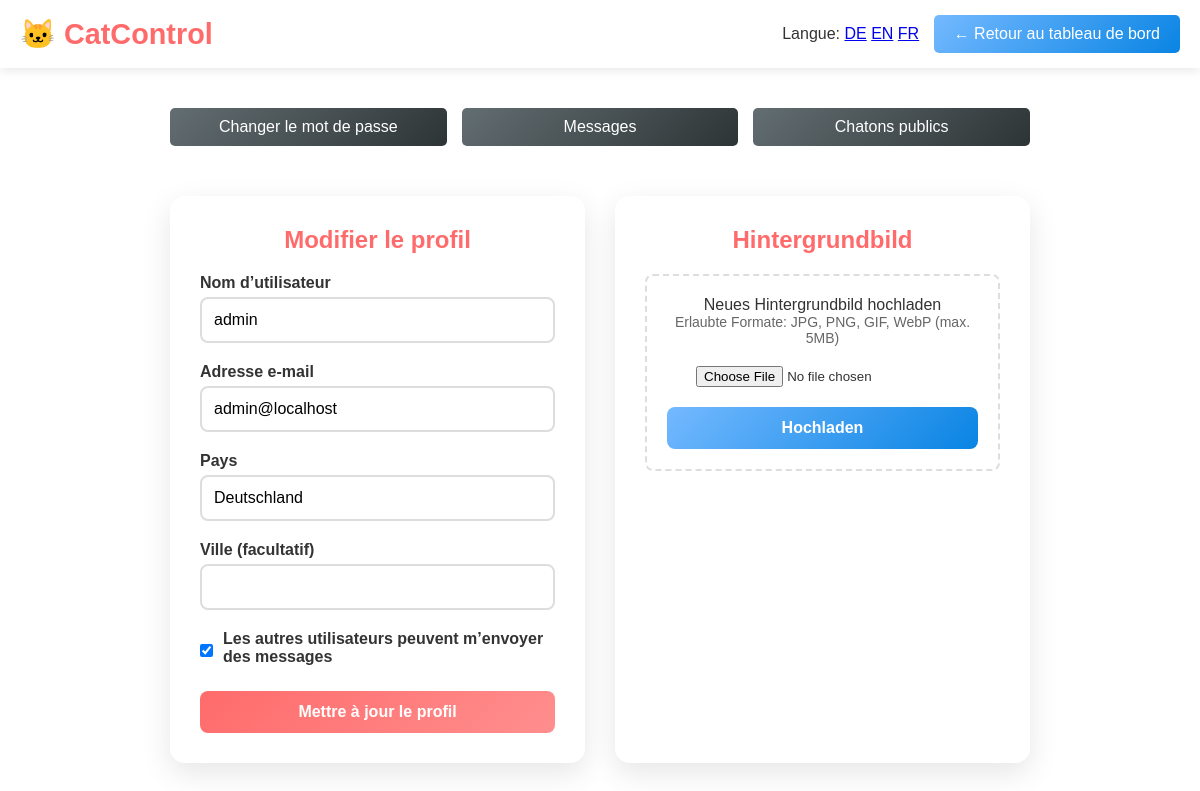
The app's page /profile.php?lang=fr (signed in) with its own data.
### tables this page shows
CREATE TABLE users (
    id INT AUTO_INCREMENT PRIMARY KEY,
    username VARCHAR(50) UNIQUE NOT NULL,
    email VARCHAR(100) UNIQUE NOT NULL,
    password_hash VARCHAR(255) NOT NULL,
    country VARCHAR(50) NOT NULL,
    city VARCHAR(100),
    allow_messages BOOLEAN DEFAULT TRUE,
    custom_background VARCHAR(255),
    created_at TIMESTAMP DEFAULT CURRENT_TIMESTAMP,
    updated_at TIMESTAMP DEFAULT CURRENT_TIMESTAMP ON UPDATE CURRENT_TIMESTAMP,
    first_login BOOLEAN DEFAULT FALSE,
    INDEX idx_username (username),
    INDEX idx_email (email)
);

### config/i18n.php (called while the page is built, shortened)
<?php
function i18n_current_lang(): string {
    return $_SESSION['lang'] ?? 'de';
}
function __(string $key, array $replacements = []): string {
    $dict = $GLOBALS['I18N_DICTIONARY'] ?? [];
    $value = $dict[$key] ?? $key;
    return $value;
}
function i18n_url_with_lang(string $lang): string {
    $supported = $GLOBALS['SUPPORTED_LANGS'];
    $scheme = (!empty($_SERVER['HTTPS']) && $_SERVER['HTTPS'] !== 'off') ? 'https' : 'http';
    $host = $_SERVER['HTTP_HOST'] ?? '';
    $uri = $_SERVER['REQUEST_URI'] ?? '/';
    $parts = parse_url($uri);
    $path = $parts['path'] ?? '/';
    $query = [];
    if (!empty($parts['query'])) {
        parse_str($parts['query'], $query);
    }
    $query['lang'] = $lang;
    $qs = http_build_query($query);
    return $scheme . '://' . $host . $path . ($qs ? ('?' . $qs) : '');
}

### config/database.php (called while the page is built)
<?php
return [
    'host' => 'db',
    'database' => 'catcontrol',
    'username' => 'phpuser',
    'password' => 'changeme123',
    'charset' => 'utf8mb4',
    'options' => [
        PDO::ATTR_ERRMODE => PDO::ERRMODE_EXCEPTION,
        PDO::ATTR_DEFAULT_FETCH_MODE => PDO::FETCH_ASSOC,
        PDO::ATTR_EMULATE_PREPARES => false,
    ],
    'smtp' => [
        'host' => '',
        'port' => 587,
        'username' => '',
        'password' => '',
        'encryption' => 'tls',
        'from_email' => 'admin@localhost',
        'from_name' => 'CatControl'
    ]
];

### classes/Database.php (called while the page is built, shortened)
<?php
class Database {
    private static $instance = null;
    private $pdo;
    private $config;
    private function __construct() {
        $this->config = require_once __DIR__ . '/../config/database.php';
    }
    public static function getInstance() {
        if (self::$instance === null) {
            self::$instance = new self();
        }
        return self::$instance;
    }
    private function connect() {
        try {
            $dsn = "mysql:host={$this->config['host']};dbname={$this->config['database']};charset={$this->config['charset']}";
            $this->pdo = new PDO($dsn, $this->config['username'], $this->config['password'], $this->config['options']);
        } catch (PDOException $e) {
            die("Database connection failed: " . $e->getMessage());
        }
    }
    public function query($sql, $params = []) {
        try {
            $stmt = $this->pdo->prepare($sql);
            $stmt->execute($params);
            return $stmt;
        } catch (PDOException $e) {
            error_log("Database query error: " . $e->getMessage());
            throw $e;
        }
    }
    public function fetch($sql, $params = []) {
        $stmt = $this->query($sql, $params);
        return $stmt->fetch();
    }
}

### classes/User.php (called while the page is built, shortened)
<?php
require_once __DIR__ . '/Database.php';
class User {
    private $db;
    public function __construct() {
        $this->db = Database::getInstance();
    }
    public function isLoggedIn() {
        return isset($_SESSION['user_id']);
    }
    public function getCurrentUser() {
        return $this->getUserById($_SESSION['user_id']);
    }
    public function getUserById($id) {
        $sql = "SELECT * FROM users WHERE id = ?";
        return $this->db->fetch($sql, [$id]);
    }
}

### profile.php (the view, shortened to what this page needs)
<?php
require_once 'config/i18n.php';
require_once 'classes/User.php';
$userService = new User();
$currentUser = $userService->getCurrentUser();
?>
<!DOCTYPE html>
<html lang="<?= htmlspecialchars(i18n_current_lang()) ?>">
<head>
</head>
<body>
    <header class="header">
        <div class="logo">🐱 <?= __('app.name') ?></div>
        <div>
            <span style="margin-right:10px;">
                <?= __('menu.language') ?>:
                <a href="<?= i18n_url_with_lang('de') ?>">DE</a>
                <a href="<?= i18n_url_with_lang('en') ?>">EN</a>
                <a href="<?= i18n_url_with_lang('fr') ?>">FR</a>
            </span>
            <a href="dashboard.php" class="back-btn">← <?= __('menu.back_to_dashboard') ?></a>
        </div>
    </header>
    <main class="main-content">
        <div class="profile-container">
            <div class="navigation-links">
                <a href="change-password.php" class="nav-link"><?= __('menu.change_password') ?></a>
                <a href="messages.php" class="nav-link"><?= __('menu.messages') ?></a>
                <a href="public-kittens.php" class="nav-link"><?= __('menu.public_kittens') ?></a>
            </div>
            <div class="form-section">
                <h2 class="section-title"><?= __('profile.title') ?></h2>
                <form method="POST">
                    <div class="form-group">
                        <label for="username"><?= __('profile.username') ?></label>
                        <input type="text" id="username" name="username" required
                               value="<?= htmlspecialchars($currentUser['username']) ?>">
                    </div>
                    <div class="form-group">
                        <label for="email"><?= __('profile.email') ?></label>
                        <input type="email" id="email" name="email" required
                               value="<?= htmlspecialchars($currentUser['email']) ?>">
                    </div>
                    <div class="form-group">
                        <label for="country"><?= __('profile.country') ?></label>
                        <input type="text" id="country" name="country"
                               value="<?= htmlspecialchars($currentUser['country']) ?>">
                    </div>
                    <div class="form-group">
                        <label for="city"><?= __('profile.city') ?></label>
                        <input type="text" id="city" name="city"
                               value="<?= htmlspecialchars($currentUser['city']) ?>">
                    </div>
                    <div class="form-group">
                        <div class="checkbox-group">
                            <input type="checkbox" id="allow_messages" name="allow_messages"
                                   <?= $currentUser['allow_messages'] ? 'checked' : '' ?>>
                            <label for="allow_messages"><?= __('profile.allow_messages') ?></label>
                        </div>
                    </div>
                    <button type="submit" name="update_profile" class="btn-primary"><?= __('profile.update') ?></button>
                </form>
            </div>
            <div class="form-section">
                <h2 class="section-title">Hintergrundbild</h2>
                <form method="POST" enctype="multipart/form-data">
                    <div class="file-upload">
                        <p>Neues Hintergrundbild hochladen</p>
                        <p style="font-size: 14px; color: #666; margin-bottom: 10px;">
                            Erlaubte Formate: JPG, PNG, GIF, WebP (max. 5MB)
                        </p>
                        <input type="file" name="background_image" accept="image/*" required>
                        <button type="submit" name="upload_background" class="btn-secondary">Hochladen</button>
                    </div>
                </form>
            </div>
        </div>
    </main>
</body>
</html>

### records on screen
users: username "admin", email "admin@localhost", country "Deutschland", allow_messages "☑"

### other values on screen
__('app.name') "CatControl"
__('menu.language') "Langue"
__('menu.back_to_dashboard') "Retour au tableau de bord"
__('menu.change_password') "Changer le mot de passe"
__('menu.messages') "Messages"
__('menu.public_kittens') "Chatons publics"
__('profile.title') "Modifier le profil"
__('profile.username') "Nom d’utilisateur"
__('profile.email') "Adresse e-mail"
__('profile.country') "Pays"
__('profile.city') "Ville (facultatif)"
__('profile.allow_messages') "Les autres utilisateurs peuvent m’envoyer des messages"
__('profile.update') "Mettre à jour le profil"
